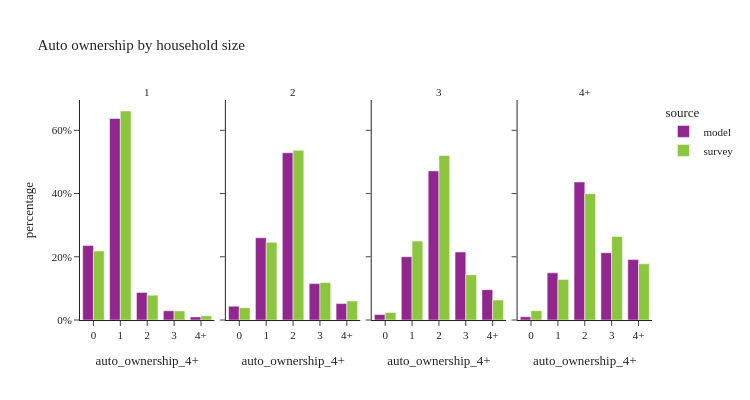

Notebook source saved alongside this figure:
### Code cell
util.plot_share_facetbar(hh_data, 'hh_weight', share_col="auto_ownership_4+", title="Auto ownership by household size", 
                            facet_col="hhsize_4+", facet_col_wrap=4, height=400, orientation='v')

### Figure 1 — Plotly figure (JSON) as saved in the notebook; plotly's stock layout.template omitted (floating-point values rounded to 4 significant figures)
{"data": [{"alignmentgroup": "True", "customdata": [[113858], [307806], [42141], [14138], [4770]], "hovertemplate": "source=model<br>hhsize_4+=1<br>auto_ownership_4+=%{x}<br>percentage=%{y}<br>sample_size=%{customdata[0]}<extra></extra>", "legendgroup": "model", "marker": {"color": "#91268F", "pattern": {"shape": ""}}, "name": "model", "offsetgroup": "model", "orientation": "v", "showlegend": true, "textposition": "auto", "type": "bar", "x": ["0", "1", "2", "3", "4+"], "xaxis": "x", "y": [0.2359, 0.6377, 0.0873, 0.02929, 0.009882], "yaxis": "y"}, {"alignmentgroup": "True", "customdata": [[25442], [151645], [308276], [67065], [30313]], "hovertemplate": "source=model<br>hhsize_4+=2<br>auto_ownership_4+=%{x}<br>percentage=%{y}<br>sample_size=%{customdata[0]}<extra></extra>", "legendgroup": "model", "marker": {"color": "#91268F", "pattern": {"shape": ""}}, "name": "model", "offsetgroup": "model", "orientation": "v", "showlegend": false, "textposition": "auto", "type": "bar", "x": ["0", "1", "2", "3", "4+"], "xaxis": "x2", "y": [0.04366, 0.2602, 0.529, 0.1151, 0.05202], "yaxis": "y2"}, {"alignmentgroup": "True", "customdata": [[4667], [54488], [128502], [58649], [26147]], "hovertemplate": "source=model<br>hhsize_4+=3<br>auto_ownership_4+=%{x}<br>percentage=%{y}<br>sample_size=%{customdata[0]}<extra></extra>", "legendgroup": "model", "marker": {"color": "#91268F", "pattern": {"shape": ""}}, "name": "model", "offsetgroup": "model", "orientation": "v", "showlegend": false, "textposition": "auto", "type": "bar", "x": ["0", "1", "2", "3", "4+"], "xaxis": "x3", "y": [0.01713, 0.2, 0.4716, 0.2153, 0.09597], "yaxis": "y3"}, {"alignmentgroup": "True", "customdata": [[4017], [59414], [173739], [84728], [76057]], "hovertemplate": "source=model<br>hhsize_4+=4+<br>auto_ownership_4+=%{x}<br>percentage=%{y}<br>sample_size=%{customdata[0]}<extra></extra>", "legendgroup": "model", "marker": {"color": "#91268F", "pattern": {"shape": ""}}, "name": "model", "offsetgroup": "model", "orientation": "v", "showlegend": false, "textposition": "auto", "type": "bar", "x": ["0", "1", "2", "3", "4+"], "xaxis": "x4", "y": [0.01009, 0.1493, 0.4366, 0.2129, 0.1911], "yaxis": "y4"}, {"alignmentgroup": "True", "customdata": [[501], [945], [112], [24], [13]], "hovertemplate": "source=survey<br>hhsize_4+=1<br>auto_ownership_4+=%{x}<br>percentage=%{y}<br>sample_size=%{customdata[0]}<extra></extra>", "legendgroup": "survey", "marker": {"color": "#8CC63E", "pattern": {"shape": ""}}, "name": "survey", "offsetgroup": "survey", "orientation": "v", "showlegend": true, "textposition": "auto", "type": "bar", "x": ["0", "1", "2", "3", "4+"], "xaxis": "x", "y": [0.2184, 0.6612, 0.0786, 0.02843, 0.01337], "yaxis": "y"}, {"alignmentgroup": "True", "customdata": [[112], [518], [591], [126], [48]], "hovertemplate": "source=survey<br>hhsize_4+=2<br>auto_ownership_4+=%{x}<br>percentage=%{y}<br>sample_size=%{customdata[0]}<extra></extra>", "legendgroup": "survey", "marker": {"color": "#8CC63E", "pattern": {"shape": ""}}, "name": "survey", "offsetgroup": "survey", "orientation": "v", "showlegend": false, "textposition": "auto", "type": "bar", "x": ["0", "1", "2", "3", "4+"], "xaxis": "x2", "y": [0.03902, 0.2457, 0.5368, 0.1186, 0.05989], "yaxis": "y2"}, {"alignmentgroup": "True", "customdata": [[12], [120], [182], [61], [23]], "hovertemplate": "source=survey<br>hhsize_4+=3<br>auto_ownership_4+=%{x}<br>percentage=%{y}<br>sample_size=%{customdata[0]}<extra></extra>", "legendgroup": "survey", "marker": {"color": "#8CC63E", "pattern": {"shape": ""}}, "name": "survey", "offsetgroup": "survey", "orientation": "v", "showlegend": false, "textposition": "auto", "type": "bar", "x": ["0", "1", "2", "3", "4+"], "xaxis": "x3", "y": [0.02362, 0.2496, 0.5203, 0.1432, 0.06316], "yaxis": "y3"}, {"alignmentgroup": "True", "customdata": [[11], [94], [196], [70], [43]], "hovertemplate": "source=survey<br>hhsize_4+=4+<br>auto_ownership_4+=%{x}<br>percentage=%{y}<br>sample_size=%{customdata[0]}<extra></extra>", "legendgroup": "survey", "marker": {"color": "#8CC63E", "pattern": {"shape": ""}}, "name": "survey", "offsetgroup": "survey", "orientation": "v", "showlegend": false, "textposition": "auto", "type": "bar", "x": ["0", "1", "2", "3", "4+"], "xaxis": "x4", "y": [0.02963, 0.1284, 0.3997, 0.2644, 0.1778], "yaxis": "y4"}], "layout": {"annotations": [{"font": {}, "showarrow": false, "text": "1", "x": 0.1175, "xanchor": "center", "xref": "paper", "y": 1.0, "yanchor": "bottom", "yref": "paper"}, {"font": {}, "showarrow": false, "text": "2", "x": 0.3725, "xanchor": "center", "xref": "paper", "y": 1.0, "yanchor": "bottom", "yref": "paper"}, {"font": {}, "showarrow": false, "text": "3", "x": 0.6275, "xanchor": "center", "xref": "paper", "y": 1.0, "yanchor": "bottom", "yref": "paper"}, {"font": {}, "showarrow": false, "text": "4+", "x": 0.8825, "xanchor": "center", "xref": "paper", "y": 1.0, "yanchor": "bottom", "yref": "paper"}], "barmode": "group", "height": 400, "legend": {"title": {"text": "source"}, "tracegroupgap": 0}, "title": {"text": "Auto ownership by household size"}, "width": 750, "xaxis": {"anchor": "y", "domain": [0.0, 0.235], "title": {"text": "auto_ownership_4+"}}, "xaxis2": {"anchor": "y2", "domain": [0.255, 0.49], "matches": "x", "title": {"text": "auto_ownership_4+"}}, "xaxis3": {"anchor": "y3", "domain": [0.51, 0.745], "matches": "x", "title": {"text": "auto_ownership_4+"}}, "xaxis4": {"anchor": "y4", "domain": [0.765, 1.0], "matches": "x", "title": {"text": "auto_ownership_4+"}}, "yaxis": {"anchor": "x", "domain": [0.0, 1.0], "tickformat": ".0%", "title": {"text": "percentage"}}, "yaxis2": {"anchor": "x2", "domain": [0.0, 1.0], "matches": "y", "showticklabels": false, "tickformat": ".0%"}, "yaxis3": {"anchor": "x3", "domain": [0.0, 1.0], "matches": "y", "showticklabels": false, "tickformat": ".0%"}, "yaxis4": {"anchor": "x4", "domain": [0.0, 1.0], "matches": "y", "showticklabels": false, "tickformat": ".0%"}}}
